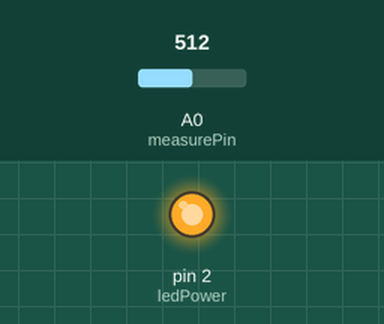
This sketch was run on a simulated Arduino Uno, built with avr-gcc and run on an emulated ATmega328P. Parts: output pins drawn as LEDs (lit = HIGH). The inputs (shaded band) are chosen by the test bench; at power-on: A0 (measurePin) = 512. What the sketch prints to the serial monitor is not drawn.

Above: at 0.1 s.
Timing chart, 0 to 1.6 s (numbered marks = the images above):
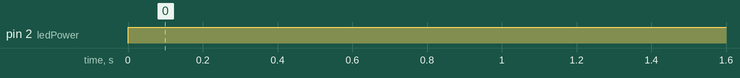

The sketch:

arduino_gp2y1010.ino
```cpp
/*
 Standalone Sketch to use with a Arduino UNO and a
 Sharp Optical Dust Sensor GP2Y1010AU0F
*/

int measurePin = 0; //Connect dust sensor to Arduino A0 pin
int ledPower = 2;   //Connect 3 led driver pins of dust sensor to Arduino D2

int samplingTime = 280;
int deltaTime = 40;
int sleepTime = 9680;

float voMeasured = 0;
float calcVoltage = 0;
float dustDensity = 0;

void setup(){
  Serial.begin(9600);
  pinMode(ledPower,OUTPUT);
  analogReference(EXTERNAL); //LM4040 4.1 voltage reference connected to AREF
}

void loop(){
  digitalWrite(ledPower,LOW); // power on the LED
  delayMicroseconds(samplingTime);

  voMeasured = analogRead(measurePin); // read the dust value

  delayMicroseconds(deltaTime);
  digitalWrite(ledPower,HIGH); // turn the LED off
  delayMicroseconds(sleepTime);

  // 0 - 4.096V (LM4040 AREF) mapped to 0 - 1023 integer values
  calcVoltage = voMeasured * (4.096 / 1024.0);

  // linear eqaution taken from http://www.pocketmagic.net/sharp-gp2y1010-dust-sensor/

  //if (calcVoltage < 0.583)
  //  dustDensity = 0;
  //else
    dustDensity = 6 * calcVoltage / 35 - 0.1;

  Serial.print(dustDensity);
  Serial.print(" ");
  Serial.print(0);
  Serial.print("\n");
  delay(1000);
}
```

Measured:
- by itself, pin 2 (ledPower): LOW → HIGH at 0.00 s
